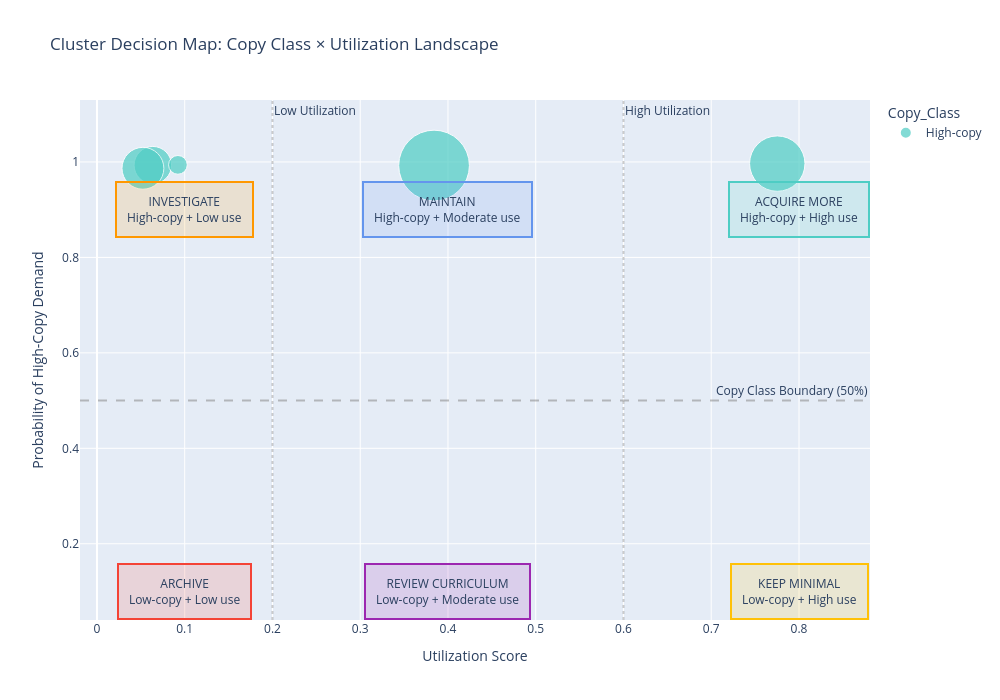

The notebook cell this image was saved under:
### Markdown cell above
## VISUALIZATION: COPY CLASS × UTILIZATION DECISION MAP

### Interpretation:

- **X-axis:** Utilization Score (how efficiently copies are being used)
- **Y-axis:** P(High-copy) from geometric mixture model (probability of high-demand regime)
- **Size:** Number of books in cluster
- **Color:** Classification from Bayesian inference

### Zones (Top = High-copy, Bottom = Low-copy):

- **Top-right:** HIGH-COPY + HIGH UTILIZATION → **ACQUIRE MORE** copies
- **Top-middle:** HIGH-COPY + MODERATE UTILIZATION → **MAINTAIN** current stock
- **Top-left:** HIGH-COPY + LOW UTILIZATION → **INVESTIGATE** issues
- **Bottom-right:** LOW-COPY + HIGH UTILIZATION → **KEEP MINIMAL** (specialized)
- **Bottom-middle:** LOW-COPY + MODERATE UTILIZATION → **REVIEW CURRICULUM**
- **Bottom-left:** LOW-COPY + LOW UTILIZATION → **ARCHIVE** (deaccession)

### Code cell
# ============================================================================
# VISUALIZATION: COPY CLASS × UTILIZATION DECISION MAP
# ============================================================================

# Create decision landscape visualization
fig = px.scatter(
    cluster_copy_classes.reset_index(),
    x='Mean_Utilization',
    y='P(High-copy)',
    size='N_Books',
    color='Copy_Class',
    hover_name='Cluster',
    hover_data={
        'N_Books': True,
        'Mean_Demand': ':.3f',
        'k_required': ':.3f',
        'Mean_Utilization': ':.3f',
        'P(Low-copy)': ':.3f',
        'P(High-copy)': ':.3f',
        'Copy_Class': True
    },
    color_discrete_map={'Low-copy': '#FF6B6B', 'High-copy': '#4ECDC4'},
    title='Cluster Decision Map: Copy Class × Utilization Landscape',
    labels={
        'Mean_Utilization': 'Utilization Score',
        'P(High-copy)': 'Probability of High-Copy Demand',
        'N_Books': 'Number of Books'
    },
    size_max=50
)

# Add decision zones
fig.add_hline(y=0.5, line_dash="dash", line_color="gray", opacity=0.5, 
              annotation_text="Copy Class Boundary (50%)")
# Utilization bands
fig.add_vline(x=0.2, line_dash="dot", line_color="gray", opacity=0.4,
              annotation_text="Low Utilization")

fig.add_vline(x=0.6, line_dash="dot", line_color="gray", opacity=0.4,
              annotation_text="High Utilization")


# Annotate zones - Top row (High P(High-copy) = High-copy classification)
fig.add_annotation(
    x=0.8, y=0.9, text="ACQUIRE MORE<br>High-copy + High use",
    showarrow=False, bgcolor="rgba(76, 205, 196, 0.15)",
    bordercolor="#4ECDC4", borderwidth=2, borderpad=10
)

fig.add_annotation(
    x=0.4, y=0.9, text="MAINTAIN<br>High-copy + Moderate use",
    showarrow=False, bgcolor="rgba(100, 149, 237, 0.15)",
    bordercolor="#6495ED", borderwidth=2, borderpad=10
)

fig.add_annotation(
    x=0.1, y=0.9, text="INVESTIGATE<br>High-copy + Low use",
    showarrow=False, bgcolor="rgba(255, 152, 0, 0.15)",
    bordercolor="#FF9800", borderwidth=2, borderpad=10
)

# Annotate zones - Bottom row (Low P(High-copy) = Low-copy classification)
fig.add_annotation(
    x=0.8, y=0.1, text="KEEP MINIMAL<br>Low-copy + High use",
    showarrow=False, bgcolor="rgba(255, 193, 7, 0.15)",
    bordercolor="#FFC107", borderwidth=2, borderpad=10
)

fig.add_annotation(
    x=0.4, y=0.1, text="REVIEW CURRICULUM<br>Low-copy + Moderate use",
    showarrow=False, bgcolor="rgba(156, 39, 176, 0.15)",
    bordercolor="#9C27B0", borderwidth=2, borderpad=10
)

fig.add_annotation(
    x=0.1, y=0.1, text="ARCHIVE<br>Low-copy + Low use",
    showarrow=False, bgcolor="rgba(244, 67, 54, 0.15)",
    bordercolor="#F44336", borderwidth=2, borderpad=10
)


fig.update_layout(
    height=700,
    width=1000,
    showlegend=True,
    hovermode='closest'
)

fig.show()

### Figure 1 — Plotly figure (JSON) as saved in the notebook; plotly's stock layout.template omitted (floating-point values rounded to 4 significant figures)
{"data": [{"customdata": [[57, 0.3855, 2.594, 0.007486, "High-copy"], [16, 0.4217, 2.372, 0.006713, "High-copy"], [35, 0.9795, 1.021, 0.003454, "High-copy"], [20, 0.2657, 3.763, 0.01327, "High-copy"], [4, 0.4583, 2.182, 0.006115, "High-copy"]], "hovertemplate": "<b>%{hovertext}</b><br><br>Copy_Class=%{customdata[4]}<br>Utilization Score=%{x:.3f}<br>Probability of High-Copy Demand=%{y:.3f}<br>Number of Books=%{customdata[0]}<br>Mean_Demand=%{customdata[1]:.3f}<br>k_required=%{customdata[2]:.3f}<br>P(Low-copy)=%{customdata[3]:.3f}<extra></extra>", "hovertext": [0.0, 1.0, 2.0, 3.0, 4.0], "legendgroup": "High-copy", "marker": {"color": "#4ECDC4", "size": [57, 16, 35, 20, 4], "sizemode": "area", "sizeref": 0.0228, "symbol": "circle"}, "mode": "markers", "name": "High-copy", "orientation": "v", "showlegend": true, "type": "scatter", "x": [0.3841, 0.06364, 0.7752, 0.05237, 0.09227], "xaxis": "x", "y": [0.9925, 0.9933, 0.9965, 0.9867, 0.9939], "yaxis": "y"}], "layout": {"annotations": [{"showarrow": false, "text": "Copy Class Boundary (50%)", "x": 1, "xanchor": "right", "xref": "x domain", "y": 0.5, "yanchor": "bottom", "yref": "y"}, {"showarrow": false, "text": "Low Utilization", "x": 0.2, "xanchor": "left", "xref": "x", "y": 1, "yanchor": "top", "yref": "y domain"}, {"showarrow": false, "text": "High Utilization", "x": 0.6, "xanchor": "left", "xref": "x", "y": 1, "yanchor": "top", "yref": "y domain"}, {"bgcolor": "rgba(76, 205, 196, 0.15)", "bordercolor": "#4ECDC4", "borderpad": 10, "borderwidth": 2, "showarrow": false, "text": "ACQUIRE MORE<br>High-copy + High use", "x": 0.8, "y": 0.9}, {"bgcolor": "rgba(100, 149, 237, 0.15)", "bordercolor": "#6495ED", "borderpad": 10, "borderwidth": 2, "showarrow": false, "text": "MAINTAIN<br>High-copy + Moderate use", "x": 0.4, "y": 0.9}, {"bgcolor": "rgba(255, 152, 0, 0.15)", "bordercolor": "#FF9800", "borderpad": 10, "borderwidth": 2, "showarrow": false, "text": "INVESTIGATE<br>High-copy + Low use", "x": 0.1, "y": 0.9}, {"bgcolor": "rgba(255, 193, 7, 0.15)", "bordercolor": "#FFC107", "borderpad": 10, "borderwidth": 2, "showarrow": false, "text": "KEEP MINIMAL<br>Low-copy + High use", "x": 0.8, "y": 0.1}, {"bgcolor": "rgba(156, 39, 176, 0.15)", "bordercolor": "#9C27B0", "borderpad": 10, "borderwidth": 2, "showarrow": false, "text": "REVIEW CURRICULUM<br>Low-copy + Moderate use", "x": 0.4, "y": 0.1}, {"bgcolor": "rgba(244, 67, 54, 0.15)", "bordercolor": "#F44336", "borderpad": 10, "borderwidth": 2, "showarrow": false, "text": "ARCHIVE<br>Low-copy + Low use", "x": 0.1, "y": 0.1}], "height": 700, "hovermode": "closest", "legend": {"itemsizing": "constant", "title": {"text": "Copy_Class"}, "tracegroupgap": 0}, "shapes": [{"line": {"color": "gray", "dash": "dash"}, "opacity": 0.5, "type": "line", "x0": 0, "x1": 1, "xref": "x domain", "y0": 0.5, "y1": 0.5, "yref": "y"}, {"line": {"color": "gray", "dash": "dot"}, "opacity": 0.4, "type": "line", "x0": 0.2, "x1": 0.2, "xref": "x", "y0": 0, "y1": 1, "yref": "y domain"}, {"line": {"color": "gray", "dash": "dot"}, "opacity": 0.4, "type": "line", "x0": 0.6, "x1": 0.6, "xref": "x", "y0": 0, "y1": 1, "yref": "y domain"}], "showlegend": true, "title": {"text": "Cluster Decision Map: Copy Class × Utilization Landscape"}, "width": 1000, "xaxis": {"anchor": "y", "domain": [0, 1], "title": {"text": "Utilization Score"}}, "yaxis": {"anchor": "x", "domain": [0, 1], "title": {"text": "Probability of High-Copy Demand"}}}}
